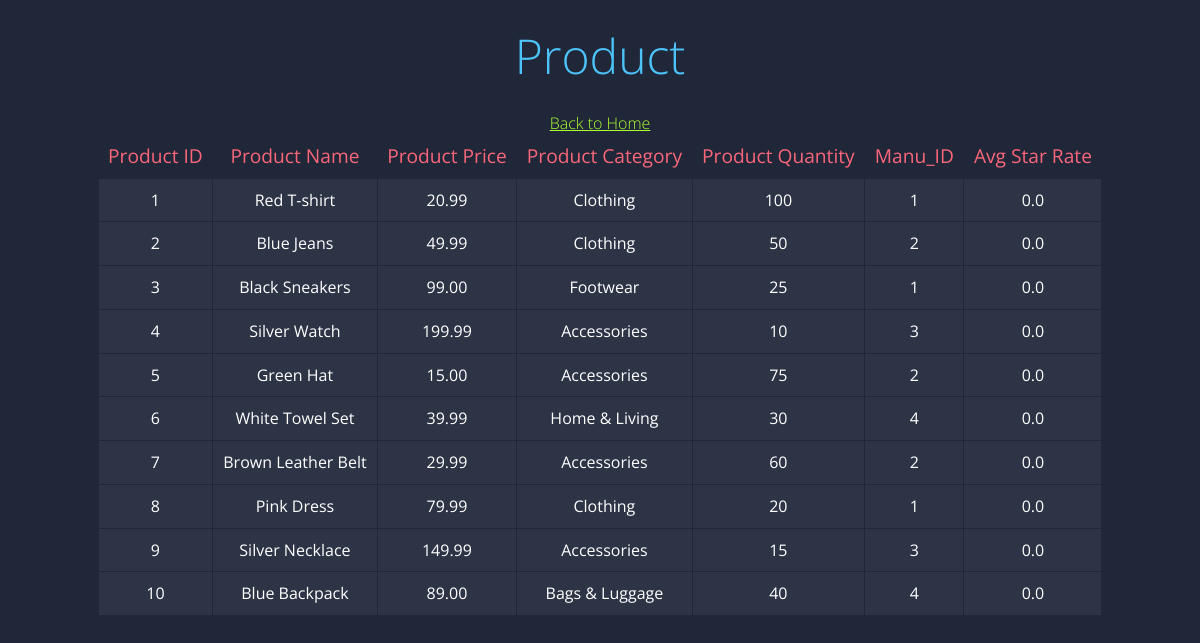
The page /product.php on the database its author committed.
### tables this page shows
CREATE TABLE Product (
  Product_ID INT PRIMARY KEY NOT NULL,
  Product_Name VARCHAR(50) NOT NULL,
  Product_Price DECIMAL(10,2) NOT NULL,
  Product_Category VARCHAR(50) NOT NULL,
  Product_Quantity INT NOT NULL,
  Manu_ID INT,
  Avg_Star_Rate DECIMAL(2,1) DEFAULT 0.0,
  FOREIGN KEY (Manu_ID) REFERENCES Manufacturer(Manu_ID)
);

### product.php (the view, shortened to what this page needs)
<!DOCTYPE html>
<html>
<head>
	<link rel="stylesheet" href="styles.css">
</head>
<body>
	<div class="container">
		<h1>Product</h1>
        <a href="home.html">Back to Home</a>
        <?php
        $servername = "cssql.seattleu.edu";
        $username = "bd_rwidjaja1";
        $password = "3300rwidjaja1-Bvkw";
        $dbname = "bd_rwidjaja1";
        $conn = mysqli_connect($servername, $username, $password, $dbname);
        $sql = "SELECT * FROM Product";
        $result = mysqli_query($conn, $sql);
        if (mysqli_num_rows($result) > 0) {
            echo "<table>";
            echo "<tr><th>Product ID</th><th>Product Name</th><th>Product Price</th><th>Product Category</th><th>Product Quantity</th><th>Manu_ID</th><th>Avg Star Rate</th></tr>";
            while($row = mysqli_fetch_assoc($result)) {
                echo "<tr><td>" . $row["Product_ID"]. "</td><td>" . $row["Product_Name"]. "</td><td>" . $row["Product_Price"] . "</td><td>" . $row["Product_Category"]. "</td><td>" . $row["Product_Quantity"]. "</td><td>" . $row["Manu_ID"] . "</td><td>" . $row["Avg_Star_Rate"] ."</td></tr>";
            }
            echo "</table>";
        } else {
            echo "0 results";
        }
        ?>
	</div>
</body>
</html>

### styles.css (style rules this page uses)
a { color:greenyellow }
body { font-family: 'Open Sans', sans-serif; font-weight: 300; line-height: 1.42em; color:#A7A1AE; background-color:#1F2739; }
h1 { font-size:3em; font-weight: 300; line-height:1em; text-align: center; color: #4DC3FA; }
table { margin: 0 auto; border-collapse: collapse; }
.container { margin: 0 auto; text-align: center; }
.container th { background-color: #1F2739; color: #FB667A; font-weight: normal; font-size: 1.2em; padding: 10px; }
.container td { background-color: #2C3446; color: #fff; font-weight: normal; font-size: 1em; padding: 10px; border: 1px solid #1F2739; }

### rows shown on the page
product: Product_ID "1", Product_Name "Red T-shirt", Product_Price "20.99", Product_Category "Clothing", Product_Quantity "100", Manu_ID "1", Avg_Star_Rate "0.0"
product: Product_ID "2", Product_Name "Blue Jeans", Product_Price "49.99", Product_Category "Clothing", Product_Quantity "50", Manu_ID "2", Avg_Star_Rate "0.0"
product: Product_ID "3", Product_Name "Black Sneakers", Product_Price "99.00", Product_Category "Footwear", Product_Quantity "25", Manu_ID "1", Avg_Star_Rate "0.0"
product: Product_ID "4", Product_Name "Silver Watch", Product_Price "199.99", Product_Category "Accessories", Product_Quantity "10", Manu_ID "3", Avg_Star_Rate "0.0"
product: Product_ID "5", Product_Name "Green Hat", Product_Price "15.00", Product_Category "Accessories", Product_Quantity "75", Manu_ID "2", Avg_Star_Rate "0.0"
product: Product_ID "6", Product_Name "White Towel Set", Product_Price "39.99", Product_Category "Home & Living", Product_Quantity "30", Manu_ID "4", Avg_Star_Rate "0.0"
product: Product_ID "7", Product_Name "Brown Leather Belt", Product_Price "29.99", Product_Category "Accessories", Product_Quantity "60", Manu_ID "2", Avg_Star_Rate "0.0"
product: Product_ID "8", Product_Name "Pink Dress", Product_Price "79.99", Product_Category "Clothing", Product_Quantity "20", Manu_ID "1", Avg_Star_Rate "0.0"
product: Product_ID "9", Product_Name "Silver Necklace", Product_Price "149.99", Product_Category "Accessories", Product_Quantity "15", Manu_ID "3", Avg_Star_Rate "0.0"
product: Product_ID "10", Product_Name "Blue Backpack", Product_Price "89.00", Product_Category "Bags & Luggage", Product_Quantity "40", Manu_ID "4", Avg_Star_Rate "0.0"
